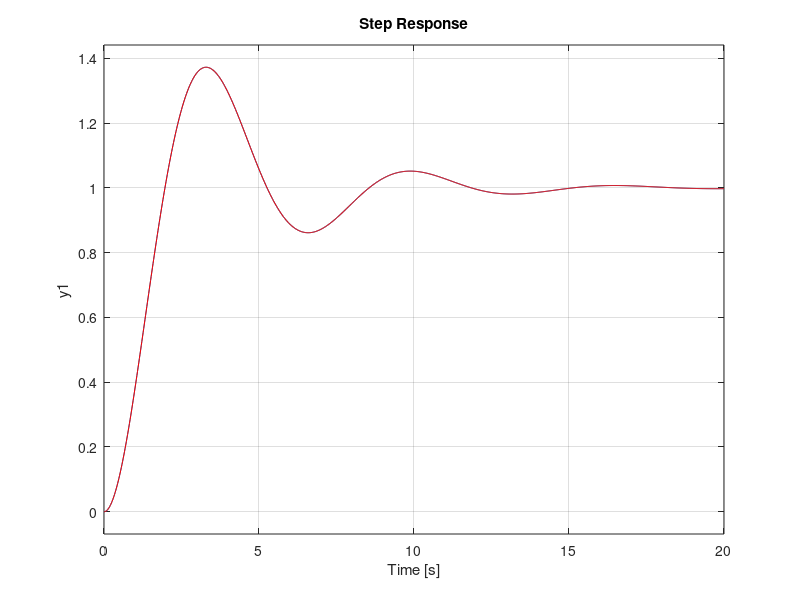

MATLAB code to generate this figure:
disp("Tests ");
p = tf("p");
sys = 1/(p^2 + 0.6*p+1);

Tend = 20;
NbPoints = 1000;
t = linspace(0, Tend, NbPoints);
step(sys, t);

input = 1/p;
output = sys * input;

outputNumer = get(output, "num"){1}
outputDeter = get(output, "den"){1}
[R, P, K, E] = residue(outputNumer, outputDeter);

y = zeros(size(t));
for i = 1:length(R)
  y = y + R(i) * t.^(E(i) - 1) / factorial(E(i)-1) .* exp(t*P(i));
endfor  

pause(3);
hold on;
plot(t, real(y), 'r');